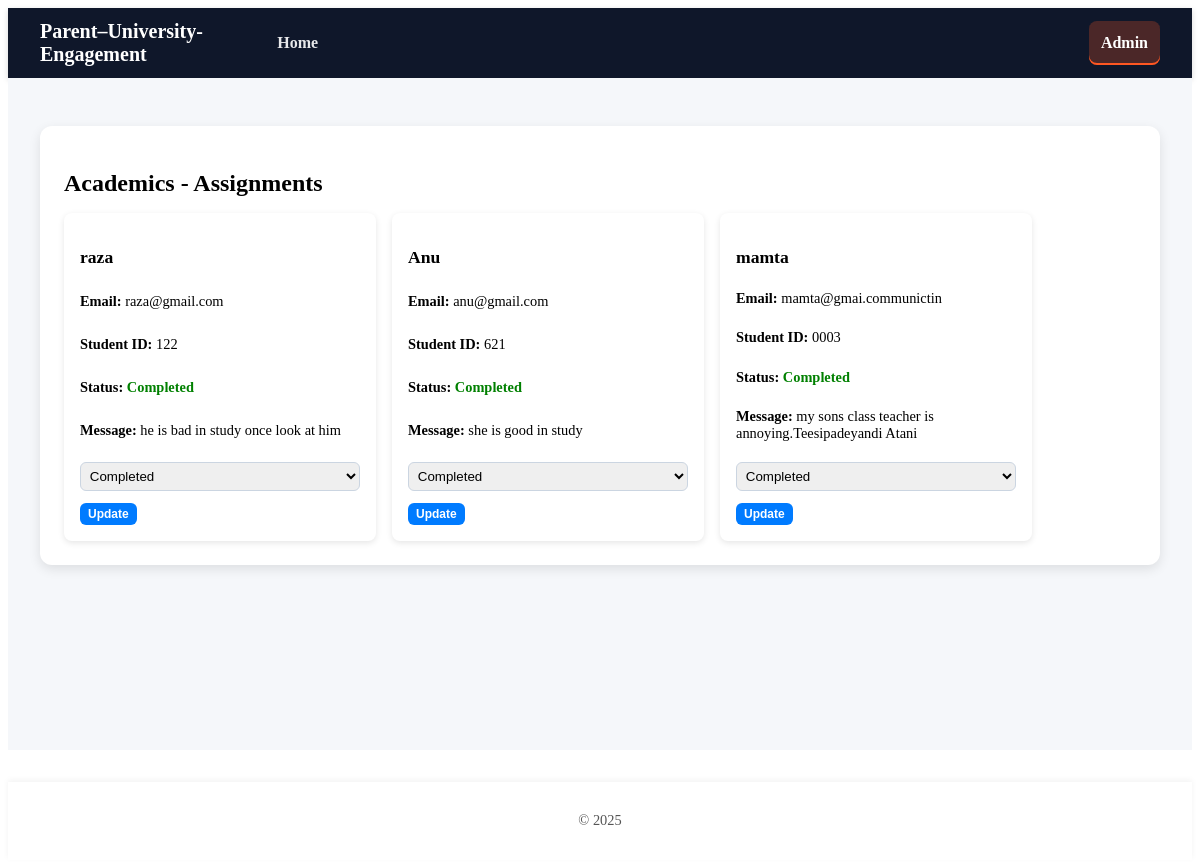
The page /feedback/department/2 on the database its author committed.
### app/models.py (models this page shows)
class Department(Base):
    __tablename__ = "departments"
    id = Column(Integer, primary_key=True, index=True)
    name = Column(String, unique=True, index=True)
    created_at = Column(DateTime(timezone=True), server_default=func.now())
    feedback = relationship("Feedback", back_populates="department_rel")

class Feedback(Base):
    __tablename__ = "feedback"
    id = Column(Integer, primary_key=True, index=True)
    parent_name = Column(String, index=True)
    parent_email = Column(String, index=True)
    student_id = Column(String, index=True, nullable=True)
    message = Column(Text)
    channel = Column(String, default="web")
    sentiment = Column(String, default="neutral")
    sentiment_score = Column(Float, default=0.0)
    sentiment_confidence = Column(Float, default=0.0)
    category = Column(String, default="General")
    priority = Column(String, default="low")
    department = Column(String, default="Student Affairs")
    department_id = Column(Integer, ForeignKey("departments.id"), nullable=True)
    status = Column(String, default="new")
    created_at = Column(DateTime(timezone=True), server_default=func.now())
    updated_at = Column(DateTime(timezone=True), onupdate=func.now())
    department_rel = relationship("Department", back_populates="feedback")

### app/main.py (the view)
@app.get("/feedback/department/{dept_id}", response_class=HTMLResponse)
def department_feedback(request: Request, dept_id: int, db: Session = Depends(get_db)):
    department = db.query(Department).filter(Department.id == dept_id).first()
    if not department:
        raise HTTPException(status_code=404, detail="Department not found")
    assignments = db.query(Feedback).filter(Feedback.department == department.name).all()
    template = jinja_env.get_template("department_cards.html")
    context = get_template_context(
        request,
        title=f"{department.name} Assignments",
        department=department,
        assignments=assignments
    )
    html = template.render(**context)
    return HTMLResponse(html)

### app/templates/department_cards.html (shortened to what this page needs)
{% extends "base.html" %}
{% block content %}
<section class="card">
  <h2>{{ department.name }} - Assignments</h2>
  {% if assignments %}
  <div class="card-container">
    {% for f in assignments %}
    <div class="card-item" onclick="openModal({{ f.id }})">
      <h3>{{ f.parent_name }}</h3>
      <p><strong>Email:</strong> {{ f.parent_email }}</p>
      <p><strong>Student ID:</strong> {{ f.student_id or '-' }}</p>
      <p>
        <strong>Status:</strong>
        <span class="{{ 'completed' if f.status in ['Completed','resolved'] else 'not-completed' }}">
          {{ f.status }}
        </span>
      </p>
      <p><strong>Message:</strong> {{ f.message|truncate(60) }}</p>
      <form method="post" action="/feedback/{{ f.id }}/status" style="margin-top:0.5rem;">
        <select name="status" class="status-dropdown">
          <option value="Completed" {% if f.status=="Completed" %}selected{% endif %}>Completed</option>
        </select>
        <button type="submit" class="button small">Update</button>
      </form>
    </div>
    {% endfor %}
  </div>
  {% else %}
  <p>No feedback found for this department.</p>
  {% endif %}
</section>
{% endblock %}

### app/static/style.css (style rules this page uses)
.card { background: #fff; padding: 1.5rem; margin: 2rem auto; border-radius: 12px; max-width: 1200px; box-shadow: 0 4px 12px rgba(0,0,0,0.1); }
.card h2 { margin-bottom: 1rem; font-size: 1.5rem; }
.card-container { display: flex; flex-wrap: wrap; gap: 1rem; margin-top: 1rem; }
.card-item { flex: 0 0 280px; background: #f8fafc; padding: 1rem; border-radius: 12px; box-shadow: 0 2px 6px rgba(0,0,0,0.1); display: flex; flex-direction: column; justify-content: space-between; cursor: pointer; transition: transform 0.2s, box-shadow 0.2s; }
.card-item h3 { font-size: 1.1rem; margin-bottom: 0.5rem; }
.card-item p { margin-bottom: 0.5rem; font-size: 0.9rem; }
.completed { color: green; font-weight: 600; }
.status-dropdown { padding: 0.3rem; border-radius: 6px; border: 1px solid #cbd5e1; margin-right: 0.5rem; }
.button { display: inline-block; padding: 0.5rem 1rem; background: #007bff; color: #fff; border-radius: 6px; font-size: 0.9rem; cursor: pointer; border: none; text-align: center; transition: background 0.2s ease; font-weight: bold; }
.button.small { padding: 0.25rem 0.5rem; font-size: 0.75rem; }
input, select, textarea { width: 100%; padding: 0.5rem; margin-top: 0.25rem; margin-bottom: 0.75rem; border-radius: 6px; border: 1px solid #cbd5e1; }

### app/templates/base.html (style rules this page uses)
button, .button { background-color: #007bff; color: #fff; border: none; border-radius: 6px; padding: 0.5rem 1rem; cursor: pointer; font-weight: bold; transition: background 0.2s ease; }

### app/templates/department_cards.html (style rules this page uses)
.card-container { display:flex; flex-wrap:wrap; gap:1rem; margin-top:1rem; }
.card-item { flex:0 0 280px; background:#fff; padding:1rem; border-radius:8px; box-shadow:0 2px 6px rgba(0,0,0,0.1); cursor:pointer; transition: transform 0.2s; }
.completed { color:green; font-weight:bold; }
.status-dropdown { padding:0.3rem; border-radius:6px; border:1px solid #cbd5e1; margin-right:0.5rem; }

### rows shown on the page
Department: name "Academics"
Feedback: parent_name "raza", parent_email "raza@gmail.com", student "122", status "Completed", message "he is bad in study once look at him"
Feedback: parent_name "Anu", parent_email "anu@gmail.com", student "621", status "Completed", message "she is good in study"
Feedback: parent_name "mamta", parent_email "mamta@gmai.communictin", student "0003", status "Completed", message "my sons class teacher is annoying.Teesipadeyandi Atani"

### other values the page prints
{{ year }} "2025"
